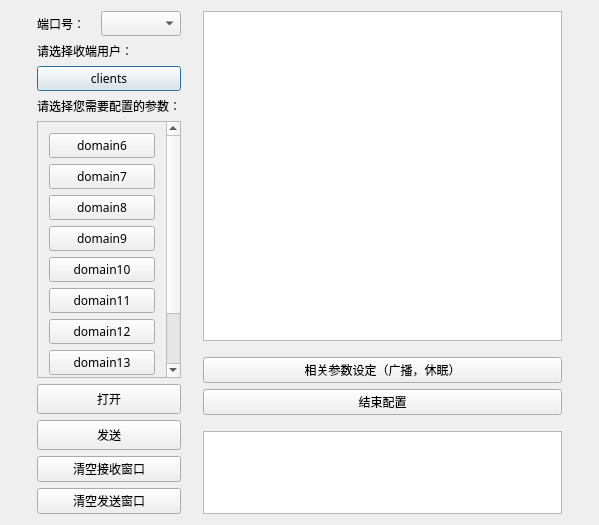
<?xml version="1.0" encoding="UTF-8"?>
<ui version="4.0">
 <class>Dialog</class>
 <widget class="QDialog" name="Dialog">
  <property name="geometry">
   <rect>
    <x>0</x>
    <y>0</y>
    <width>599</width>
    <height>525</height>
   </rect>
  </property>
  <property name="font">
   <font>
    <family>微软雅黑</family>
   </font>
  </property>
  <property name="windowTitle">
   <string>SD_PHY</string>
  </property>
  <property name="autoFillBackground">
   <bool>false</bool>
  </property>
  <property name="sizeGripEnabled">
   <bool>false</bool>
  </property>
  <layout class="QHBoxLayout" name="horizontalLayout_3">
   <item>
    <spacer name="horizontalSpacer">
     <property name="orientation">
      <enum>Qt::Horizontal</enum>
     </property>
     <property name="sizeHint" stdset="0">
      <size>
       <width>28</width>
       <height>20</height>
      </size>
     </property>
    </spacer>
   </item>
   <item>
    <layout class="QHBoxLayout" name="horizontalLayout_2">
     <item>
      <layout class="QVBoxLayout" name="verticalLayout_6">
       <item>
        <layout class="QVBoxLayout" name="verticalLayout_3">
         <item>
          <layout class="QHBoxLayout" name="horizontalLayout">
           <item>
            <widget class="QLabel" name="label">
             <property name="text">
              <string>端口号：</string>
             </property>
            </widget>
           </item>
           <item>
            <widget class="QComboBox" name="cBoxSerialPort">
             <property name="minimumSize">
              <size>
               <width>80</width>
               <height>25</height>
              </size>
             </property>
            </widget>
           </item>
          </layout>
         </item>
         <item>
          <spacer name="verticalSpacer_3">
           <property name="orientation">
            <enum>Qt::Vertical</enum>
           </property>
           <property name="sizeHint" stdset="0">
            <size>
             <width>20</width>
             <height>40</height>
            </size>
           </property>
          </spacer>
         </item>
         <item>
          <layout class="QVBoxLayout" name="verticalLayout_4">
           <item>
            <widget class="QLabel" name="label_3">
             <property name="text">
              <string>请选择收端用户：</string>
             </property>
            </widget>
           </item>
           <item>
            <widget class="QPushButton" name="clientsButton">
             <property name="text">
              <string>clients</string>
             </property>
            </widget>
           </item>
           <item>
            <widget class="QLabel" name="label_2">
             <property name="text">
              <string>请选择您需要配置的参数：</string>
             </property>
            </widget>
           </item>
           <item>
            <widget class="QScrollArea" name="scrollArea">
             <property name="widgetResizable">
              <bool>true</bool>
             </property>
             <widget class="QWidget" name="scrollAreaWidgetContents">
              <property name="geometry">
               <rect>
                <x>0</x>
                <y>0</y>
                <width>157</width>
                <height>375</height>
               </rect>
              </property>
              <layout class="QVBoxLayout" name="verticalLayout">
               <item>
                <widget class="QPushButton" name="btnDomain6">
                 <property name="sizePolicy">
                  <sizepolicy hsizetype="Minimum" vsizetype="Minimum">
                   <horstretch>0</horstretch>
                   <verstretch>0</verstretch>
                  </sizepolicy>
                 </property>
                 <property name="text">
                  <string>domain6</string>
                 </property>
                 <property name="iconSize">
                  <size>
                   <width>12</width>
                   <height>12</height>
                  </size>
                 </property>
                </widget>
               </item>
               <item>
                <widget class="QPushButton" name="btmDomain7">
                 <property name="sizePolicy">
                  <sizepolicy hsizetype="Minimum" vsizetype="Minimum">
                   <horstretch>0</horstretch>
                   <verstretch>0</verstretch>
                  </sizepolicy>
                 </property>
                 <property name="text">
                  <string>domain7</string>
                 </property>
                 <property name="iconSize">
                  <size>
                   <width>12</width>
                   <height>12</height>
                  </size>
                 </property>
                </widget>
               </item>
               <item>
                <widget class="QPushButton" name="btnDomain8">
                 <property name="sizePolicy">
                  <sizepolicy hsizetype="Minimum" vsizetype="Minimum">
                   <horstretch>0</horstretch>
                   <verstretch>0</verstretch>
                  </sizepolicy>
                 </property>
                 <property name="text">
                  <string>domain8</string>
                 </property>
                 <property name="iconSize">
                  <size>
                   <width>12</width>
                   <height>12</height>
                  </size>
                 </property>
                </widget>
               </item>
               <item>
                <widget class="QPushButton" name="btnDomain9">
                 <property name="sizePolicy">
                  <sizepolicy hsizetype="Minimum" vsizetype="Minimum">
                   <horstretch>0</horstretch>
                   <verstretch>0</verstretch>
                  </sizepolicy>
                 </property>
                 <property name="text">
                  <string>domain9</string>
                 </property>
                 <property name="iconSize">
                  <size>
                   <width>12</width>
                   <height>12</height>
                  </size>
                 </property>
                </widget>
               </item>
               <item>
                <widget class="QPushButton" name="btnDomain10">
                 <property name="sizePolicy">
                  <sizepolicy hsizetype="Minimum" vsizetype="Minimum">
                   <horstretch>0</horstretch>
                   <verstretch>0</verstretch>
                  </sizepolicy>
                 </property>
                 <property name="text">
                  <string>domain10</string>
                 </property>
                 <property name="iconSize">
                  <size>
                   <width>12</width>
                   <height>12</height>
                  </size>
                 </property>
                </widget>
               </item>
               <item>
                <widget class="QPushButton" name="btnDomain11">
                 <property name="sizePolicy">
                  <sizepolicy hsizetype="Minimum" vsizetype="Minimum">
                   <horstretch>0</horstretch>
                   <verstretch>0</verstretch>
                  </sizepolicy>
                 </property>
                 <property name="text">
                  <string>domain11</string>
                 </property>
                 <property name="iconSize">
                  <size>
                   <width>12</width>
                   <height>12</height>
                  </size>
                 </property>
                </widget>
               </item>
               <item>
                <widget class="QPushButton" name="btnDomain12">
                 <property name="sizePolicy">
                  <sizepolicy hsizetype="Minimum" vsizetype="Minimum">
                   <horstretch>0</horstretch>
                   <verstretch>0</verstretch>
                  </sizepolicy>
                 </property>
                 <property name="text">
                  <string>domain12</string>
                 </property>
                 <property name="iconSize">
                  <size>
                   <width>12</width>
                   <height>12</height>
                  </size>
                 </property>
                </widget>
               </item>
               <item>
                <widget class="QPushButton" name="btnDomain13">
                 <property name="sizePolicy">
                  <sizepolicy hsizetype="Minimum" vsizetype="Minimum">
                   <horstretch>0</horstretch>
                   <verstretch>0</verstretch>
                  </sizepolicy>
                 </property>
                 <property name="text">
                  <string>domain13</string>
                 </property>
                 <property name="iconSize">
                  <size>
                   <width>12</width>
                   <height>12</height>
                  </size>
                 </property>
                </widget>
               </item>
               <item>
                <widget class="QPushButton" name="btnDomain14">
                 <property name="sizePolicy">
                  <sizepolicy hsizetype="Minimum" vsizetype="Minimum">
                   <horstretch>0</horstretch>
                   <verstretch>0</verstretch>
                  </sizepolicy>
                 </property>
                 <property name="text">
                  <string>domain14</string>
                 </property>
                 <property name="iconSize">
                  <size>
                   <width>12</width>
                   <height>12</height>
                  </size>
                 </property>
                </widget>
               </item>
               <item>
                <widget class="QPushButton" name="btnDomain15">
                 <property name="sizePolicy">
                  <sizepolicy hsizetype="Minimum" vsizetype="Minimum">
                   <horstretch>0</horstretch>
                   <verstretch>0</verstretch>
                  </sizepolicy>
                 </property>
                 <property name="text">
                  <string>domain15</string>
                 </property>
                 <property name="iconSize">
                  <size>
                   <width>12</width>
                   <height>12</height>
                  </size>
                 </property>
                </widget>
               </item>
              </layout>
             </widget>
            </widget>
           </item>
          </layout>
         </item>
         <item>
          <spacer name="verticalSpacer_2">
           <property name="orientation">
            <enum>Qt::Vertical</enum>
           </property>
           <property name="sizeHint" stdset="0">
            <size>
             <width>20</width>
             <height>40</height>
            </size>
           </property>
          </spacer>
         </item>
         <item>
          <layout class="QVBoxLayout" name="verticalLayout_2">
           <item>
            <widget class="QPushButton" name="btnOpen">
             <property name="minimumSize">
              <size>
               <width>80</width>
               <height>30</height>
              </size>
             </property>
             <property name="text">
              <string>打开</string>
             </property>
            </widget>
           </item>
           <item>
            <spacer name="verticalSpacer">
             <property name="orientation">
              <enum>Qt::Vertical</enum>
             </property>
             <property name="sizeHint" stdset="0">
              <size>
               <width>117</width>
               <height>20</height>
              </size>
             </property>
            </spacer>
           </item>
           <item>
            <widget class="QPushButton" name="btnSend">
             <property name="minimumSize">
              <size>
               <width>80</width>
               <height>30</height>
              </size>
             </property>
             <property name="text">
              <string>发送</string>
             </property>
            </widget>
           </item>
          </layout>
         </item>
        </layout>
       </item>
       <item>
        <spacer name="verticalSpacer_5">
         <property name="orientation">
          <enum>Qt::Vertical</enum>
         </property>
         <property name="sizeHint" stdset="0">
          <size>
           <width>20</width>
           <height>13</height>
          </size>
         </property>
        </spacer>
       </item>
       <item>
        <widget class="QPushButton" name="btnClearReceive">
         <property name="text">
          <string>清空接收窗口</string>
         </property>
        </widget>
       </item>
       <item>
        <spacer name="verticalSpacer_6">
         <property name="orientation">
          <enum>Qt::Vertical</enum>
         </property>
         <property name="sizeHint" stdset="0">
          <size>
           <width>20</width>
           <height>13</height>
          </size>
         </property>
        </spacer>
       </item>
       <item>
        <widget class="QPushButton" name="btnClearSend">
         <property name="text">
          <string>清空发送窗口</string>
         </property>
        </widget>
       </item>
      </layout>
     </item>
     <item>
      <spacer name="horizontalSpacer_3">
       <property name="orientation">
        <enum>Qt::Horizontal</enum>
       </property>
       <property name="sizeHint" stdset="0">
        <size>
         <width>17</width>
         <height>17</height>
        </size>
       </property>
      </spacer>
     </item>
     <item>
      <layout class="QVBoxLayout" name="verticalLayout_5">
       <item>
        <widget class="QTextEdit" name="tEditReceived">
         <property name="sizePolicy">
          <sizepolicy hsizetype="Expanding" vsizetype="Expanding">
           <horstretch>3</horstretch>
           <verstretch>4</verstretch>
          </sizepolicy>
         </property>
         <property name="minimumSize">
          <size>
           <width>359</width>
           <height>0</height>
          </size>
         </property>
        </widget>
       </item>
       <item>
        <spacer name="verticalSpacer_7">
         <property name="orientation">
          <enum>Qt::Vertical</enum>
         </property>
         <property name="sizeHint" stdset="0">
          <size>
           <width>20</width>
           <height>10</height>
          </size>
         </property>
        </spacer>
       </item>
       <item>
        <widget class="QPushButton" name="set">
         <property name="text">
          <string>相关参数设定（广播，休眠）</string>
         </property>
        </widget>
       </item>
       <item>
        <widget class="QPushButton" name="EndConfigBtn">
         <property name="mouseTracking">
          <bool>false</bool>
         </property>
         <property name="text">
          <string>结束配置</string>
         </property>
        </widget>
       </item>
       <item>
        <spacer name="verticalSpacer_4">
         <property name="orientation">
          <enum>Qt::Vertical</enum>
         </property>
         <property name="sizeType">
          <enum>QSizePolicy::Fixed</enum>
         </property>
         <property name="sizeHint" stdset="0">
          <size>
           <width>20</width>
           <height>10</height>
          </size>
         </property>
        </spacer>
       </item>
       <item>
        <widget class="QTextEdit" name="tEditSend">
         <property name="sizePolicy">
          <sizepolicy hsizetype="Expanding" vsizetype="Expanding">
           <horstretch>3</horstretch>
           <verstretch>1</verstretch>
          </sizepolicy>
         </property>
         <property name="minimumSize">
          <size>
           <width>359</width>
           <height>0</height>
          </size>
         </property>
        </widget>
       </item>
      </layout>
     </item>
    </layout>
   </item>
   <item>
    <spacer name="horizontalSpacer_4">
     <property name="orientation">
      <enum>Qt::Horizontal</enum>
     </property>
     <property name="sizeHint" stdset="0">
      <size>
       <width>28</width>
       <height>20</height>
      </size>
     </property>
    </spacer>
   </item>
  </layout>
  <zorder>horizontalSpacer</zorder>
  <zorder>horizontalSpacer_4</zorder>
 </widget>
 <layoutdefault spacing="6" margin="11"/>
 <resources/>
 <connections/>
</ui>
